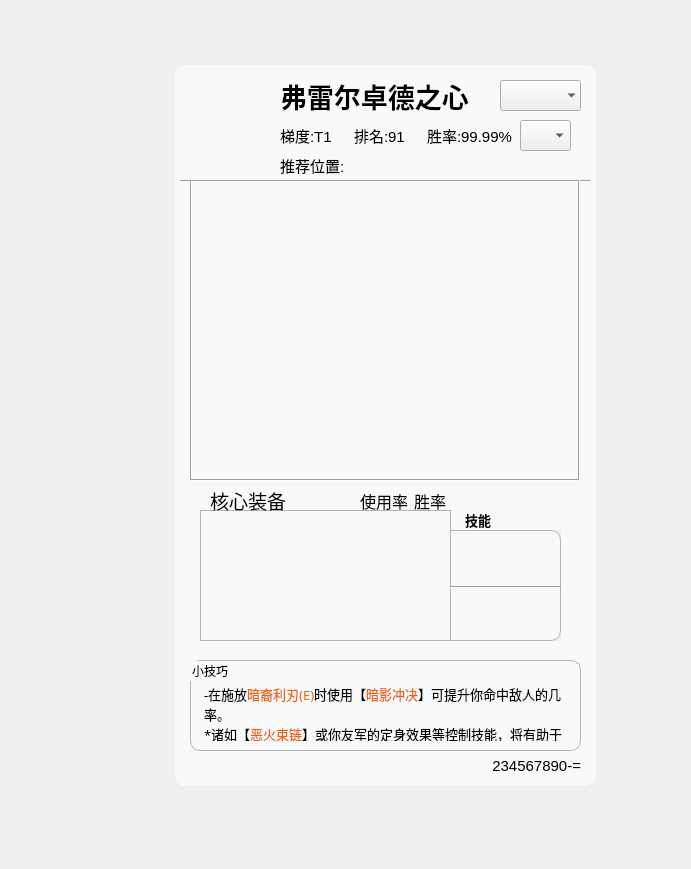
<?xml version="1.0" encoding="UTF-8"?>
<ui version="4.0">
 <class>FuWen</class>
 <widget class="QDialog" name="FuWen">
  <property name="windowModality">
   <enum>Qt::NonModal</enum>
  </property>
  <property name="enabled">
   <bool>true</bool>
  </property>
  <property name="geometry">
   <rect>
    <x>0</x>
    <y>0</y>
    <width>691</width>
    <height>869</height>
   </rect>
  </property>
  <property name="windowTitle">
   <string>Dialog</string>
  </property>
  <property name="styleSheet">
   <string notr="true"/>
  </property>
  <property name="sizeGripEnabled">
   <bool>false</bool>
  </property>
  <widget class="QWidget" name="widget_bottom" native="true">
   <property name="geometry">
    <rect>
     <x>170</x>
     <y>60</y>
     <width>431</width>
     <height>731</height>
    </rect>
   </property>
   <property name="styleSheet">
    <string notr="true">QWidget#widget_bottom{
background-color:#f8f9fa;
border-radius:10px;
border: 5px, white;
margin: 5px;
}
</string>
   </property>
   <widget class="QScrollArea" name="scrollArea">
    <property name="geometry">
     <rect>
      <x>30</x>
      <y>450</y>
      <width>251</width>
      <height>131</height>
     </rect>
    </property>
    <property name="styleSheet">
     <string notr="true">QWidget#scrollAreaWidgetContents_3{
	background-color:rgb(248, 249, 250);
	border: 1px solid rgb(179, 179, 179) ;
	border-style:solid;

}
QWidget#scrollArea{
	 border-width:0px 0px 0px 0px;
	 border-style:solid;
}
</string>
    </property>
    <property name="verticalScrollBarPolicy">
     <enum>Qt::ScrollBarAlwaysOff</enum>
    </property>
    <property name="horizontalScrollBarPolicy">
     <enum>Qt::ScrollBarAlwaysOff</enum>
    </property>
    <property name="widgetResizable">
     <bool>true</bool>
    </property>
    <widget class="QWidget" name="scrollAreaWidgetContents_3">
     <property name="geometry">
      <rect>
       <x>0</x>
       <y>0</y>
       <width>251</width>
       <height>131</height>
      </rect>
     </property>
    </widget>
   </widget>
   <widget class="QLabel" name="hero_avatar">
    <property name="geometry">
     <rect>
      <x>20</x>
      <y>20</y>
      <width>81</width>
      <height>81</height>
     </rect>
    </property>
    <property name="maximumSize">
     <size>
      <width>100</width>
      <height>100</height>
     </size>
    </property>
    <property name="styleSheet">
     <string notr="true"/>
    </property>
    <property name="text">
     <string/>
    </property>
    <property name="pixmap">
     <pixmap>C:/Users/lnori/Desktop/lol/icon/-1.png</pixmap>
    </property>
    <property name="scaledContents">
     <bool>true</bool>
    </property>
    <property name="wordWrap">
     <bool>false</bool>
    </property>
    <property name="margin">
     <number>0</number>
    </property>
   </widget>
   <widget class="QGroupBox" name="groupBox">
    <property name="geometry">
     <rect>
      <x>20</x>
      <y>600</y>
      <width>391</width>
      <height>91</height>
     </rect>
    </property>
    <property name="styleSheet">
     <string notr="true">QWidget#groupBox{
		border: 1px solid rgb(179, 179, 179) ;
		border-style:solid;
		border-width:1px 1px 1px 1px;
	
		border-radius:10px
}</string>
    </property>
    <property name="title">
     <string>小技巧</string>
    </property>
    <property name="flat">
     <bool>false</bool>
    </property>
    <property name="checkable">
     <bool>false</bool>
    </property>
    <widget class="QTextBrowser" name="ui_tips">
     <property name="geometry">
      <rect>
       <x>10</x>
       <y>20</y>
       <width>371</width>
       <height>61</height>
      </rect>
     </property>
     <property name="font">
      <font>
       <family>楷体</family>
       <pointsize>9</pointsize>
       <weight>50</weight>
       <italic>false</italic>
       <bold>false</bold>
      </font>
     </property>
     <property name="styleSheet">
      <string notr="true">QTextBrowser{
background-color:#f8f9fa;
border-width:0px 0px 0px 0px; 
border-style:solid ;
font: 9pt &quot;楷体&quot;


}</string>
     </property>
     <property name="verticalScrollBarPolicy">
      <enum>Qt::ScrollBarAlwaysOff</enum>
     </property>
     <property name="html">
      <string>&lt;!DOCTYPE HTML PUBLIC &quot;-//W3C//DTD HTML 4.0//EN&quot; &quot;http://www.w3.org/TR/REC-html40/strict.dtd&quot;&gt;
&lt;html&gt;&lt;head&gt;&lt;meta name=&quot;qrichtext&quot; content=&quot;1&quot; /&gt;&lt;style type=&quot;text/css&quot;&gt;
p, li { white-space: pre-wrap; }
&lt;/style&gt;&lt;/head&gt;&lt;body style=&quot; font-family:'楷体'; font-size:9pt; font-weight:400; font-style:normal;&quot;&gt;
&lt;p style=&quot; margin-top:0px; margin-bottom:0px; margin-left:0px; margin-right:0px; -qt-block-indent:0; text-indent:0px;&quot;&gt;&lt;span style=&quot; font-family:'SimSun'; font-size:10pt;&quot;&gt;-在施放&lt;/span&gt;&lt;span style=&quot; font-family:'SimSun'; font-size:10pt; color:#eb6213;&quot;&gt;暗裔利刃(E)&lt;/span&gt;&lt;span style=&quot; font-family:'SimSun'; font-size:10pt;&quot;&gt;时使用【&lt;/span&gt;&lt;span style=&quot; font-family:'SimSun'; font-size:10pt; color:#eb6213;&quot;&gt;暗影冲决&lt;/span&gt;&lt;span style=&quot; font-family:'SimSun'; font-size:10pt;&quot;&gt;】可提升你命中敌人的几率。&lt;/span&gt;&lt;/p&gt;
&lt;p style=&quot; margin-top:0px; margin-bottom:0px; margin-left:0px; margin-right:0px; -qt-block-indent:0; text-indent:0px;&quot;&gt;&lt;span style=&quot; font-family:'SimSun'; font-size:10pt;&quot;&gt;*诸如【&lt;/span&gt;&lt;span style=&quot; font-family:'SimSun'; font-size:10pt; color:#eb6213;&quot;&gt;恶火束链&lt;/span&gt;&lt;span style=&quot; font-family:'SimSun'; font-size:10pt;&quot;&gt;】或你友军的定身效果等控制技能，将有助于你【&lt;/span&gt;&lt;span style=&quot; font-family:'SimSun'; font-size:10pt; color:#eb6213;&quot;&gt;暗裔利刃&lt;/span&gt;&lt;span style=&quot; font-family:'SimSun'; font-size:10pt;&quot;&gt;】的起手。&lt;/span&gt;&lt;/p&gt;
&lt;p style=&quot; margin-top:0px; margin-bottom:0px; margin-left:0px; margin-right:0px; -qt-block-indent:0; text-indent:0px;&quot;&gt;&lt;span style=&quot; font-family:'SimSun'; font-size:10pt;&quot;&gt;*在你确保能够逼迫对方一战时施放【&lt;/span&gt;&lt;span style=&quot; font-family:'SimSun'; font-size:10pt; color:#eb6213;&quot;&gt;大灭&lt;/span&gt;&lt;span style=&quot; font-family:'SimSun'; font-size:10pt;&quot;&gt;】。&lt;/span&gt;&lt;/p&gt;
&lt;p style=&quot; margin-top:0px; margin-bottom:0px; margin-left:0px; margin-right:0px; -qt-block-indent:0; text-indent:0px;&quot;&gt;&lt;span style=&quot; font-family:'SimSun'; font-size:10pt;&quot;&gt;*亚托克斯的攻击非常具有波段性，所以要利用好时间来规避他的命中区域。&lt;/span&gt;&lt;/p&gt;
&lt;p style=&quot; margin-top:0px; margin-bottom:0px; margin-left:0px; margin-right:0px; -qt-block-indent:0; text-indent:0px;&quot;&gt;&lt;span style=&quot; font-family:'SimSun'; font-size:10pt;&quot;&gt;*亚托克斯的【&lt;/span&gt;&lt;span style=&quot; font-family:'SimSun'; font-size:10pt; color:#eb6213;&quot;&gt;恶火束链&lt;/span&gt;&lt;span style=&quot; font-family:'SimSun'; font-size:10pt;&quot;&gt;】在朝着边界或亚托克斯奔跑时会更容易离开。&lt;/span&gt;&lt;/p&gt;
&lt;p style=&quot; margin-top:0px; margin-bottom:0px; margin-left:0px; margin-right:0px; -qt-block-indent:0; text-indent:0px;&quot;&gt;&lt;span style=&quot; font-family:'SimSun'; font-size:10pt;&quot;&gt;*在亚托克斯使用他的终极技能时，保持距离以防止他复活。&lt;/span&gt;&lt;/p&gt;&lt;/body&gt;&lt;/html&gt;</string>
     </property>
     <property name="cursorWidth">
      <number>6</number>
     </property>
     <property name="openLinks">
      <bool>false</bool>
     </property>
    </widget>
   </widget>
   <widget class="Line" name="line">
    <property name="geometry">
     <rect>
      <x>10</x>
      <y>111</y>
      <width>410</width>
      <height>20</height>
     </rect>
    </property>
    <property name="orientation">
     <enum>Qt::Horizontal</enum>
    </property>
   </widget>
   <widget class="QLabel" name="hero_name">
    <property name="geometry">
     <rect>
      <x>110</x>
      <y>20</y>
      <width>211</width>
      <height>31</height>
     </rect>
    </property>
    <property name="font">
     <font>
      <pointsize>20</pointsize>
      <weight>75</weight>
      <bold>true</bold>
     </font>
    </property>
    <property name="text">
     <string>弗雷尔卓德之心</string>
    </property>
   </widget>
   <widget class="QComboBox" name="ui_switch_lane">
    <property name="geometry">
     <rect>
      <x>330</x>
      <y>20</y>
      <width>81</width>
      <height>31</height>
     </rect>
    </property>
    <property name="font">
     <font>
      <pointsize>12</pointsize>
     </font>
    </property>
    <property name="styleSheet">
     <string notr="true">QComboBox{
 	border: 2px solid #dadce0;
    padding: 0 4px;
    background: rgba(255.000, 255.000, 255.000, 0.000);
    border-radius:8px;
}
QComboBox:focus,
QComboBox:open {
    border: 1px solid #0081db;
}
QComboBox::item:selected {
    border: none;
    background: #4ca6e5;
    color: #4d5157;
}
QComboBox QAbstractItemView {
    background: #ffffff;
    margin: 0;
    border: 1px solid #dadce0;
    selection-background-color: #4ca6e5;
    selection-color: #4d5157;
    padding: 2px;
}
QComboBox::indicator:checked,</string>
    </property>
    <property name="currentText">
     <string/>
    </property>
    <property name="insertPolicy">
     <enum>QComboBox::InsertAfterCurrent</enum>
    </property>
    <property name="frame">
     <bool>false</bool>
    </property>
   </widget>
   <widget class="QScrollArea" name="scro_3">
    <property name="geometry">
     <rect>
      <x>20</x>
      <y>120</y>
      <width>390</width>
      <height>301</height>
     </rect>
    </property>
    <property name="minimumSize">
     <size>
      <width>390</width>
      <height>290</height>
     </size>
    </property>
    <property name="maximumSize">
     <size>
      <width>390</width>
      <height>16777215</height>
     </size>
    </property>
    <property name="font">
     <font>
      <kerning>true</kerning>
     </font>
    </property>
    <property name="styleSheet">
     <string notr="true">QWidget#fuwenlist{
	background-color:rgb(248, 249, 250);
	

}
</string>
    </property>
    <property name="frameShape">
     <enum>QFrame::Box</enum>
    </property>
    <property name="frameShadow">
     <enum>QFrame::Sunken</enum>
    </property>
    <property name="verticalScrollBarPolicy">
     <enum>Qt::ScrollBarAlwaysOff</enum>
    </property>
    <property name="horizontalScrollBarPolicy">
     <enum>Qt::ScrollBarAlwaysOff</enum>
    </property>
    <property name="widgetResizable">
     <bool>true</bool>
    </property>
    <widget class="QWidget" name="fuwenlist">
     <property name="geometry">
      <rect>
       <x>0</x>
       <y>0</y>
       <width>386</width>
       <height>297</height>
      </rect>
     </property>
     <widget class="QLabel" name="label_4">
      <property name="geometry">
       <rect>
        <x>0</x>
        <y>0</y>
        <width>391</width>
        <height>281</height>
       </rect>
      </property>
      <property name="text">
       <string/>
      </property>
      <property name="pixmap">
       <pixmap>D:/lol-api/lol/icon/challenge-card-background-diamond.png</pixmap>
      </property>
      <property name="scaledContents">
       <bool>true</bool>
      </property>
     </widget>
    </widget>
   </widget>
   <widget class="QLabel" name="label">
    <property name="geometry">
     <rect>
      <x>40</x>
      <y>430</y>
      <width>81</width>
      <height>21</height>
     </rect>
    </property>
    <property name="font">
     <font>
      <family>楷体</family>
      <pointsize>14</pointsize>
      <weight>50</weight>
      <bold>false</bold>
     </font>
    </property>
    <property name="text">
     <string>核心装备</string>
    </property>
   </widget>
   <widget class="QLabel" name="label_16">
    <property name="geometry">
     <rect>
      <x>280</x>
      <y>450</y>
      <width>41</width>
      <height>20</height>
     </rect>
    </property>
    <property name="font">
     <font>
      <pointsize>10</pointsize>
      <weight>75</weight>
      <bold>true</bold>
     </font>
    </property>
    <property name="text">
     <string>技能</string>
    </property>
    <property name="alignment">
     <set>Qt::AlignRight|Qt::AlignTrailing|Qt::AlignVCenter</set>
    </property>
   </widget>
   <widget class="QLabel" name="label_3">
    <property name="geometry">
     <rect>
      <x>20</x>
      <y>20</y>
      <width>81</width>
      <height>81</height>
     </rect>
    </property>
    <property name="text">
     <string/>
    </property>
    <property name="pixmap">
     <pixmap>D:/lol-api/lol-api/图层 1.png</pixmap>
    </property>
    <property name="scaledContents">
     <bool>true</bool>
    </property>
   </widget>
   <widget class="QWidget" name="layoutWidget">
    <property name="geometry">
     <rect>
      <x>190</x>
      <y>430</y>
      <width>91</width>
      <height>21</height>
     </rect>
    </property>
    <layout class="QHBoxLayout" name="horizontalLayout_5">
     <item>
      <widget class="QLabel" name="label_11">
       <property name="font">
        <font>
         <family>楷体</family>
         <pointsize>12</pointsize>
         <weight>50</weight>
         <bold>false</bold>
        </font>
       </property>
       <property name="text">
        <string>使用率</string>
       </property>
      </widget>
     </item>
     <item>
      <widget class="QLabel" name="label_12">
       <property name="font">
        <font>
         <family>楷体</family>
         <pointsize>12</pointsize>
         <weight>50</weight>
         <bold>false</bold>
        </font>
       </property>
       <property name="text">
        <string>胜率</string>
       </property>
      </widget>
     </item>
    </layout>
   </widget>
   <widget class="QWidget" name="layoutWidget">
    <property name="geometry">
     <rect>
      <x>110</x>
      <y>60</y>
      <width>232</width>
      <height>31</height>
     </rect>
    </property>
    <layout class="QHBoxLayout" name="horizontalLayout">
     <item>
      <widget class="QLabel" name="hero_gradient">
       <property name="font">
        <font>
         <pointsize>11</pointsize>
        </font>
       </property>
       <property name="text">
        <string>梯度:T1</string>
       </property>
      </widget>
     </item>
     <item>
      <widget class="QLabel" name="hero_ranking">
       <property name="font">
        <font>
         <pointsize>11</pointsize>
        </font>
       </property>
       <property name="text">
        <string>排名:91</string>
       </property>
      </widget>
     </item>
     <item>
      <widget class="QLabel" name="hero_win">
       <property name="font">
        <font>
         <pointsize>11</pointsize>
        </font>
       </property>
       <property name="text">
        <string>胜率:99.99%</string>
       </property>
      </widget>
     </item>
    </layout>
   </widget>
   <widget class="QLabel" name="state">
    <property name="geometry">
     <rect>
      <x>40</x>
      <y>685</y>
      <width>371</width>
      <height>41</height>
     </rect>
    </property>
    <property name="font">
     <font>
      <pointsize>11</pointsize>
     </font>
    </property>
    <property name="contextMenuPolicy">
     <enum>Qt::CustomContextMenu</enum>
    </property>
    <property name="layoutDirection">
     <enum>Qt::LeftToRight</enum>
    </property>
    <property name="text">
     <string>234567890-=</string>
    </property>
    <property name="alignment">
     <set>Qt::AlignRight|Qt::AlignTrailing|Qt::AlignVCenter</set>
    </property>
   </widget>
   <widget class="QScrollArea" name="scrollArea_2">
    <property name="geometry">
     <rect>
      <x>280</x>
      <y>470</y>
      <width>111</width>
      <height>111</height>
     </rect>
    </property>
    <property name="styleSheet">
     <string notr="true">QWidget#scrollAreaWidgetContents_4{
	background-color:rgb(248, 249, 250);

	border: 1px solid rgb(179, 179, 179) ;
	border-style:solid;
	border-bottom-right-radius:10px;

	border-top-right-radius:10px;

}
QWidget#scrollArea_2{
	 border-width:0px 0px 0px 0px;
	 border-style:solid;
}
</string>
    </property>
    <property name="widgetResizable">
     <bool>true</bool>
    </property>
    <widget class="QWidget" name="scrollAreaWidgetContents_4">
     <property name="geometry">
      <rect>
       <x>0</x>
       <y>0</y>
       <width>111</width>
       <height>111</height>
      </rect>
     </property>
     <widget class="QWidget" name="layoutWidget_2">
      <property name="geometry">
       <rect>
        <x>10</x>
        <y>10</y>
        <width>589</width>
        <height>334</height>
       </rect>
      </property>
      <layout class="QHBoxLayout" name="horizontalLayout_8">
       <item>
        <widget class="QLabel" name="label_13">
         <property name="maximumSize">
          <size>
           <width>40</width>
           <height>40</height>
          </size>
         </property>
         <property name="text">
          <string/>
         </property>
         <property name="pixmap">
          <pixmap>C:/Users/lnori/Desktop/lol/icon/6655.png</pixmap>
         </property>
         <property name="scaledContents">
          <bool>true</bool>
         </property>
        </widget>
       </item>
       <item>
        <widget class="QLabel" name="label_15">
         <property name="maximumSize">
          <size>
           <width>40</width>
           <height>40</height>
          </size>
         </property>
         <property name="text">
          <string/>
         </property>
         <property name="pixmap">
          <pixmap>C:/Users/lnori/Desktop/lol/icon/6655.png</pixmap>
         </property>
         <property name="scaledContents">
          <bool>true</bool>
         </property>
        </widget>
       </item>
      </layout>
     </widget>
     <widget class="QWidget" name="layoutWidget_8">
      <property name="geometry">
       <rect>
        <x>10</x>
        <y>60</y>
        <width>88</width>
        <height>42</height>
       </rect>
      </property>
      <layout class="QHBoxLayout" name="horizontalLayout_10">
       <item>
        <widget class="QLabel" name="label_21">
         <property name="maximumSize">
          <size>
           <width>40</width>
           <height>40</height>
          </size>
         </property>
         <property name="text">
          <string/>
         </property>
         <property name="pixmap">
          <pixmap>C:/Users/lnori/Desktop/lol/icon/6655.png</pixmap>
         </property>
         <property name="scaledContents">
          <bool>true</bool>
         </property>
        </widget>
       </item>
       <item>
        <widget class="QLabel" name="label_22">
         <property name="maximumSize">
          <size>
           <width>40</width>
           <height>40</height>
          </size>
         </property>
         <property name="text">
          <string/>
         </property>
         <property name="pixmap">
          <pixmap>C:/Users/lnori/Desktop/lol/icon/6655.png</pixmap>
         </property>
         <property name="scaledContents">
          <bool>true</bool>
         </property>
        </widget>
       </item>
      </layout>
     </widget>
     <widget class="Line" name="line_3">
      <property name="geometry">
       <rect>
        <x>0</x>
        <y>49</y>
        <width>111</width>
        <height>16</height>
       </rect>
      </property>
      <property name="orientation">
       <enum>Qt::Horizontal</enum>
      </property>
     </widget>
    </widget>
   </widget>
   <widget class="QComboBox" name="swith_tier_3">
    <property name="geometry">
     <rect>
      <x>350</x>
      <y>60</y>
      <width>51</width>
      <height>31</height>
     </rect>
    </property>
    <property name="styleSheet">
     <string notr="true">QComboBox{
 	border: 2px solid #dadce0;
    padding: 0 4px;
    background: rgba(255.000, 255.000, 255.000, 0.000);
    border-radius:8px;
}

QComboBox:focus,
QComboBox:open {
    border: 1px solid #0081db;
}
QComboBox::item:selected {
    border: none;
    background: #4ca6e5;
    color: #4d5157;
}
QComboBox QAbstractItemView {
    background: #ffffff;
    margin: 0;
    border: 1px solid #dadce0;
    selection-background-color: #4ca6e5;
    selection-color: #4d5157;
    padding: 2px;
}

QComboBox::drop-down {

    width: 0px; 

}
QComboBox::indicator:checked,</string>
    </property>
    <property name="iconSize">
     <size>
      <width>38</width>
      <height>38</height>
     </size>
    </property>
   </widget>
   <widget class="QLabel" name="lane_bast_ui">
    <property name="geometry">
     <rect>
      <x>110</x>
      <y>90</y>
      <width>231</width>
      <height>31</height>
     </rect>
    </property>
    <property name="font">
     <font>
      <pointsize>11</pointsize>
     </font>
    </property>
    <property name="text">
     <string>推荐位置:</string>
    </property>
   </widget>
  </widget>
 </widget>
 <resources/>
 <connections/>
</ui>
